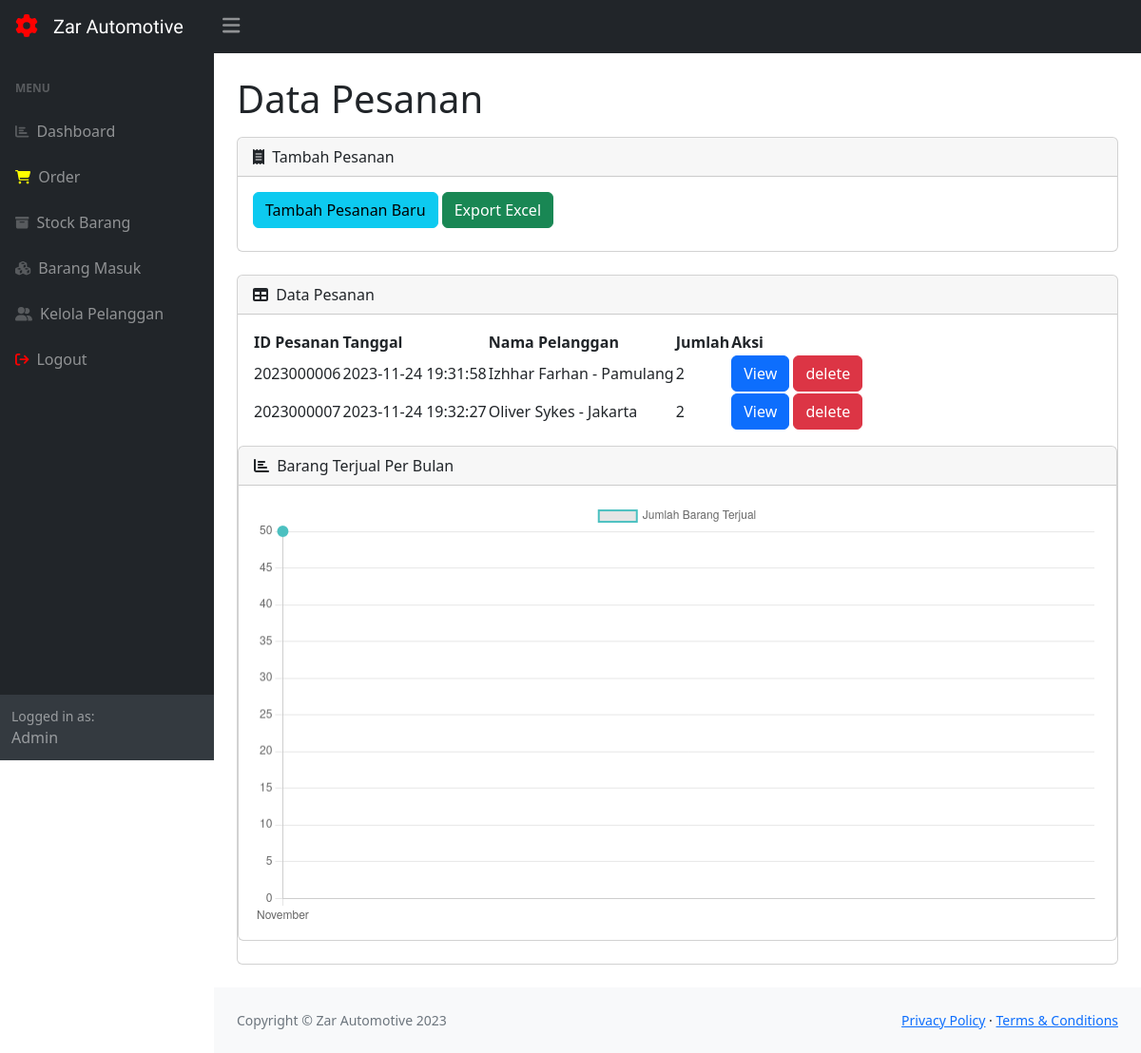
The app's page /index.php (signed in) with its own data.
### tables this page shows
CREATE TABLE `pesanan` (
  `idpesanan` int(11) NOT NULL,
  `tanggal` timestamp NOT NULL DEFAULT current_timestamp(),
  `idpelanggan` int(11) NOT NULL
);

CREATE TABLE `pelanggan` (
  `idpelanggan` int(11) NOT NULL,
  `namapelanggan` varchar(30) NOT NULL,
  `notelp` varchar(15) NOT NULL,
  `alamat` text NOT NULL
);

### index.php (the view, shortened to what this page needs)
<?php
require 'ceklogin.php';
$sql = "SELECT MONTH(pesanan.tanggal) AS month, SUM(detailpesanan.qty) AS total_qty_terjual
        FROM pesanan pesanan
        JOIN detailpesanan detailpesanan ON pesanan.idpesanan = detailpesanan.idpesanan
        GROUP BY MONTH(pesanan.tanggal)";
$result = mysqli_query($conn, $sql);
$labels = [];
$data = [];
while ($row = mysqli_fetch_assoc($result)) {
    $labels[] = date("F", mktime(0, 0, 0, $row['month'], 1));
    $data[] = $row['total_qty_terjual'];
}
?>
<!DOCTYPE html>
<html lang="en">
    <head>
        <link href="https://cdn.jsdelivr.net/npm/bootstrap@4.6.2/dist/css/bootstrap.min.css" rel="stylesheet" />
        <link href="css/styles.css" rel="stylesheet" />
    </head>
    <body class="sb-nav-fixed">
        <nav class="sb-topnav navbar navbar-expand navbar-dark bg-dark">
            <div class="sb-nav-link-icon ml-3"><i class="fas fa-gear fa-spin" style="font-size:24px;color:red"></i></div>
            <a class="navbar-brand ps-3 custom-font" href="index.php">Zar Automotive</a>
            <button class="btn btn-link btn-sm order-1 order-lg-0 me-4 me-lg-0 move-left" id="sidebarToggle" href="#!"><i class="fas fa-bars" style="font-size:21px"></i></button>
        </nav>
        <div id="layoutSidenav">
            <div id="layoutSidenav_nav">
                <nav class="sb-sidenav accordion sb-sidenav-dark" id="sidenavAccordion">
                    <div class="sb-sidenav-menu">
                        <div class="nav">
                            <div class="sb-sidenav-menu-heading">Menu</div>
                            <a class="nav-link" href="dashboard.php">
                                <div class="sb-nav-link-icon"><i class="fa fa-bar-chart"></i></div>
                                Dashboard
                            </a>
                            <a class="nav-link" href="index.php">
                                <div class="sb-nav-link-icon"><i class="fas fa-shopping-cart" style="color:yellow"></i></div>
                                Order
                            </a>
                            <a class="nav-link" href="stock.php">
                                <div class="sb-nav-link-icon"><i class="fas fa-archive"></i></div>
                                Stock Barang
                            </a>
                            <a class="nav-link" href="masuk.php">
                                <div class="sb-nav-link-icon"><i class="fas fa-cubes"></i></div>
                                Barang Masuk
                            </a>
                            <a class="nav-link" href="pelanggan.php">
                                <div class="sb-nav-link-icon"><i class="fas fa-user-friends"></i></div>
                                Kelola Pelanggan
                            </a>
                            <a class="nav-link" href="logout.php">
                                <div class="sb-nav-link-icon"><i class="fa fa-sign-out" style="color:red"></i></div>
                                Logout
                            </a>
                        </div>
                    </div>
                    <div class="sb-sidenav-footer">
                        <div class="small">Logged in as:</div>
                        Admin
                    </div>
                </nav>
            </div>
            <div id="layoutSidenav_content">
                <main>
                    <div class="container-fluid px-4">
                        <h1 class="mt-4 mb-3">Data Pesanan</h1>
                        <div class="card mb-4">
                            <div class="card-header">
                                <i class="fas fa-receipt me-1"></i>
                                Tambah Pesanan
                            </div>
                            <div class="card-body">
                                <button type="button" class="btn btn-info mb-2" data-toggle="modal" data-target="#myModal">
                                    Tambah Pesanan Baru
                                </button>
                                <button type="button" class="btn btn-success mb-2" onclick="exportToExcel()">
                                    Export Excel
                                </button>
                            </div>
                        </div>
                        <div class="card mb-4">
                            <div class="card-header">
                                <i class="fas fa-table me-1"></i>
                                Data Pesanan
                            </div>
                            <div class="card-body">
                                <table id="datatablesSimple">
                                    <thead>
                                        <tr>
                                            <th>ID Pesanan</th>
                                            <th>Tanggal</th>
                                            <th>Nama Pelanggan</th>
                                            <th>Jumlah</th>
                                            <th>Aksi</th>
                                        </tr>
                                    </thead>
                                    <tbody>
                                    <?php
                                            $get = mysqli_query($conn, "select * from pesanan p, pelanggan pl where p.idpelanggan=pl.idpelanggan");
                                            while($p=mysqli_fetch_array($get)){
                                            $idpesanan = $p['idpesanan'];
                                            $tanggal = $p['tanggal'];
                                            $namapelanggan = $p['namapelanggan'];
                                            $alamat = $p['alamat'];
                                            $hitungjumlah = mysqli_query($conn, "select * from detailpesanan where idpesanan ='$idpesanan'");
                                            $jumlah = mysqli_num_rows($hitungjumlah);
                                        ?>
                                        <tr>
                                            <td> <?=$idpesanan;?> </td>
                                            <td> <?=$tanggal;?> </td>
                                            <td> <?=$namapelanggan;?> - <?=$alamat;?> </td>
                                            <td> <?=$jumlah;?> </td>
                                            <td>
                                                <a href="view.php?idp=<?=$idpesanan;?>&tanggal=<?=$tanggal;?>" class="btn btn-primary" target="blank">View</a>
                                                <button type="button" class="btn btn-danger" data-toggle="modal" data-target="#delete<?=$idpesanan;?>">
                                                    delete
                                                </button>
                                            </td>
                                        </tr>
                                        <?php
                                        };
                                        ?>
                                    </tbody>
                                </table>
                            </div>
                            <div class="card mb-4">
                                <div class="card-header">
                                    <i class="fas fa-chart-bar me-1"></i>
                                    Barang Terjual Per Bulan
                                </div>
                                <div class="card-body">
                                    <canvas id="barangTerjualChart"></canvas>
                                </div>
                            </div>
                            <script>
                                var ctx = document.getElementById('barangTerjualChart').getContext('2d');
                                var myChart = new Chart(ctx, {
                                    type: 'line', // Change chart type to 'line'
                                    data: {
                                        labels: <?= json_encode($labels); ?>,
                                        datasets: [{
                                            label: 'Jumlah Barang Terjual',
                                            data: <?= json_encode($data); ?>,
                                            fill: false, // Do not fill the area under the line
                                            borderColor: 'rgba(75, 192, 192, 1)',
                                            borderWidth: 2,
                                            pointRadius: 5,
                                            pointBackgroundColor: 'rgba(75, 192, 192, 1)',
                                        }]
                                    },
                                    options: {
                                        scales: {
                                            y: {
                                                beginAtZero: true
                                            }
                                        }
                                    }
                                });
                            </script>
                        </div>
                    </div>
                </main>
                <footer class="py-4 bg-light mt-auto">
                    <div class="container-fluid px-4">
                        <div class="d-flex align-items-center justify-content-between small">
                            <div class="text-muted">Copyright &copy; Zar Automotive 2023</div>
                            <div>
                                <a href="#">Privacy Policy</a>
                                &middot;
                                <a href="#">Terms &amp; Conditions</a>
                            </div>
                        </div>
                    </div>
                </footer>
            </div>
        </div>
    </body>
</html>

### index.php (style rules this page uses)
.custom-font { font-family: 'Trade Winds', cursive; }
.move-left { margin-left: -40px; }

### records on screen
pesanan: idpesanan "2023000006", tanggal "2023-11-24 19:31:58", idpelanggan.namapelanggan "Izhhar Farhan", idpelanggan.alamat "Pamulang", jumlah "2"
pesanan: idpesanan "2023000007", tanggal "2023-11-24 19:32:27", idpelanggan.namapelanggan "Oliver Sykes", idpelanggan.alamat "Jakarta", jumlah "2"

### other values on screen
chart data {{ json_encode($labels) }} ["November"]
chart data {{ json_encode($data) }} ["50"]
